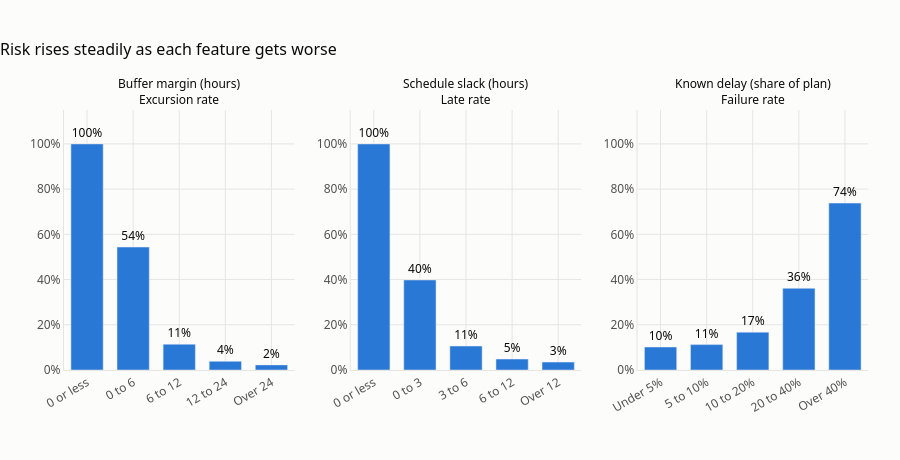

The notebook cell saved with this chart:
### Markdown cell above
## 5. Do the features behave sensibly?

A good feature should show risk rising steadily as the situation gets worse. Here is the failure rate inside bands of the three main features.

### Code cell
panels = [
    ("buffer_margin_hours", [-999, 0, 6, 12, 24, 999], ["0 or less", "0 to 6", "6 to 12", "12 to 24", "Over 24"],
     "Buffer margin (hours)", "Temperature_Excursion", "Excursion rate"),
    ("schedule_slack_hours", [-999, 0, 3, 6, 12, 999], ["0 or less", "0 to 3", "3 to 6", "6 to 12", "Over 12"],
     "Schedule slack (hours)", "Late_Delivery", "Late rate"),
    ("known_delay_ratio", [-1, 0.05, 0.10, 0.20, 0.40, 99], ["Under 5%", "5 to 10%", "10 to 20%", "20 to 40%", "Over 40%"],
     "Known delay (share of plan)", "Shipment_Failure", "Failure rate"),
]

fig = make_subplots(rows=1, cols=3, subplot_titles=[f"{p[3]}<br>{p[5]}" for p in panels], horizontal_spacing=0.07)
band_tables = {}
for i, (col, edges, names, title, outcome, _) in enumerate(panels, start=1):
    bands = pd.cut(featured[col], bins=edges, labels=names)
    grouped = outcomes.groupby(bands, observed=False)[outcome].agg(["mean", "size"])
    band_tables[title] = grouped.rename(columns={"mean": "rate", "size": "shipments"})
    fig.add_trace(go.Bar(
        x=grouped.index.astype(str), y=grouped["mean"], marker_color=BLUE,
        text=[f"{m:.0%}" for m in grouped["mean"]], textposition="outside",
        textfont=dict(color=INK), cliponaxis=False, customdata=grouped["size"],
        hovertemplate="%{x}<br>Rate: %{y:.1%}<br>Shipments: %{customdata:,}<extra></extra>",
    ), row=1, col=i)
fig.update_annotations(font=dict(size=12, color=INK))
fig.update_yaxes(tickformat=".0%", range=[0, 1.15])
fig.update_xaxes(tickangle=-30)
style(fig, "Risk rises steadily as each feature gets worse", height=460)
fig.update_layout(showlegend=False, bargap=0.3, margin=dict(t=110, b=90))
fig.show()

pd.concat(band_tables).round(3)

### Figure 1 — Plotly figure (JSON) as saved in the notebook; plotly's stock layout.template omitted (floating-point values rounded to 4 significant figures)
{"data": [{"cliponaxis": false, "customdata": [125, 160, 403, 2194, 2118], "hovertemplate": "%{x}<br>Rate: %{y:.1%}<br>Shipments: %{customdata:,}<extra></extra>", "marker": {"color": "#2a78d6"}, "text": ["100%", "54%", "11%", "4%", "2%"], "textfont": {"color": "#0b0b0b"}, "textposition": "outside", "type": "bar", "x": ["0 or less", "0 to 6", "6 to 12", "12 to 24", "Over 24"], "xaxis": "x", "y": [1.0, 0.5437, 0.1141, 0.03829, 0.02266], "yaxis": "y"}, {"cliponaxis": false, "customdata": [104, 467, 812, 1759, 1858], "hovertemplate": "%{x}<br>Rate: %{y:.1%}<br>Shipments: %{customdata:,}<extra></extra>", "marker": {"color": "#2a78d6"}, "text": ["100%", "40%", "11%", "5%", "3%"], "textfont": {"color": "#0b0b0b"}, "textposition": "outside", "type": "bar", "x": ["0 or less", "0 to 3", "3 to 6", "6 to 12", "Over 12"], "xaxis": "x2", "y": [1.0, 0.3983, 0.1059, 0.04832, 0.03498], "yaxis": "y2"}, {"cliponaxis": false, "customdata": [2194, 1158, 1040, 501, 107], "hovertemplate": "%{x}<br>Rate: %{y:.1%}<br>Shipments: %{customdata:,}<extra></extra>", "marker": {"color": "#2a78d6"}, "text": ["10%", "11%", "17%", "36%", "74%"], "textfont": {"color": "#0b0b0b"}, "textposition": "outside", "type": "bar", "x": ["Under 5%", "5 to 10%", "10 to 20%", "20 to 40%", "Over 40%"], "xaxis": "x3", "y": [0.1016, 0.1123, 0.1673, 0.3613, 0.7383], "yaxis": "y3"}], "layout": {"annotations": [{"font": {"color": "#0b0b0b", "size": 12}, "showarrow": false, "text": "Buffer margin (hours)<br>Excursion rate", "x": 0.1433, "xanchor": "center", "xref": "paper", "y": 1, "yanchor": "bottom", "yref": "paper"}, {"font": {"color": "#0b0b0b", "size": 12}, "showarrow": false, "text": "Schedule slack (hours)<br>Late rate", "x": 0.5, "xanchor": "center", "xref": "paper", "y": 1, "yanchor": "bottom", "yref": "paper"}, {"font": {"color": "#0b0b0b", "size": 12}, "showarrow": false, "text": "Known delay (share of plan)<br>Failure rate", "x": 0.8567, "xanchor": "center", "xref": "paper", "y": 1, "yanchor": "bottom", "yref": "paper"}], "bargap": 0.3, "font": {"color": "#52514e", "family": "Segoe UI, Arial, sans-serif", "size": 12}, "height": 460, "hoverlabel": {"bgcolor": "white", "font": {"color": "#0b0b0b"}}, "margin": {"b": 90, "l": 64, "r": 32, "t": 110}, "paper_bgcolor": "#fcfcfb", "plot_bgcolor": "#fcfcfb", "showlegend": false, "title": {"font": {"color": "#0b0b0b", "size": 16}, "text": "Risk rises steadily as each feature gets worse", "x": 0, "xanchor": "left"}, "xaxis": {"anchor": "y", "domain": [0, 0.2867], "gridcolor": "#e6e5e1", "linecolor": "#e6e5e1", "tickangle": -30, "zeroline": false}, "xaxis2": {"anchor": "y2", "domain": [0.3567, 0.6433], "gridcolor": "#e6e5e1", "linecolor": "#e6e5e1", "tickangle": -30, "zeroline": false}, "xaxis3": {"anchor": "y3", "domain": [0.7133, 1], "gridcolor": "#e6e5e1", "linecolor": "#e6e5e1", "tickangle": -30, "zeroline": false}, "yaxis": {"anchor": "x", "domain": [0, 1], "gridcolor": "#e6e5e1", "linecolor": "#e6e5e1", "range": [0, 1.15], "tickformat": ".0%", "zeroline": false}, "yaxis2": {"anchor": "x2", "domain": [0, 1], "gridcolor": "#e6e5e1", "linecolor": "#e6e5e1", "range": [0, 1.15], "tickformat": ".0%", "zeroline": false}, "yaxis3": {"anchor": "x3", "domain": [0, 1], "gridcolor": "#e6e5e1", "linecolor": "#e6e5e1", "range": [0, 1.15], "tickformat": ".0%", "zeroline": false}}}
